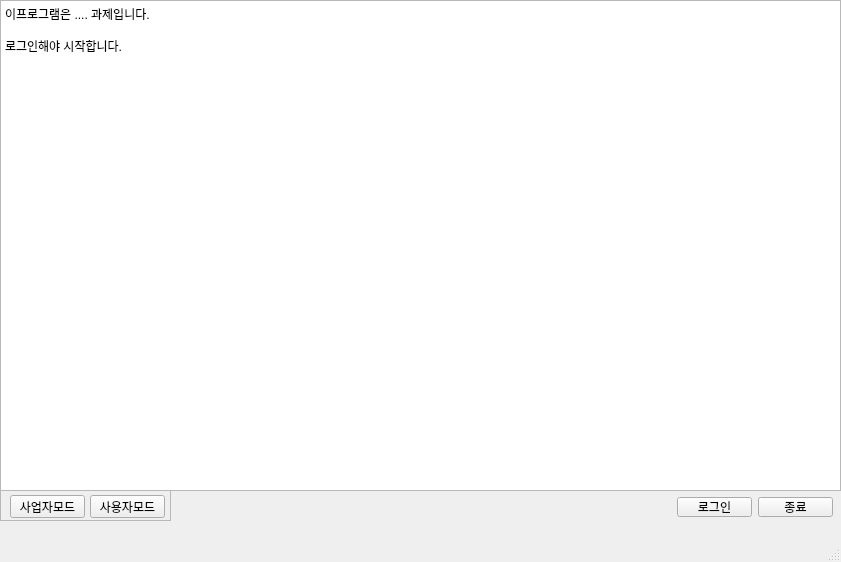
<?xml version="1.0" encoding="UTF-8"?>
<ui version="4.0">
 <class>MainWindow</class>
 <widget class="QMainWindow" name="MainWindow">
  <property name="geometry">
   <rect>
    <x>0</x>
    <y>0</y>
    <width>841</width>
    <height>562</height>
   </rect>
  </property>
  <property name="windowTitle">
   <string>MainWindow</string>
  </property>
  <widget class="QWidget" name="centralwidget">
   <widget class="QPushButton" name="Login">
    <property name="geometry">
     <rect>
      <x>677</x>
      <y>497</y>
      <width>75</width>
      <height>20</height>
     </rect>
    </property>
    <property name="text">
     <string>로그인</string>
    </property>
   </widget>
   <widget class="QPushButton" name="Exit">
    <property name="geometry">
     <rect>
      <x>758</x>
      <y>497</y>
      <width>75</width>
      <height>20</height>
     </rect>
    </property>
    <property name="text">
     <string>종료</string>
    </property>
   </widget>
   <widget class="QFrame" name="MainFrame">
    <property name="geometry">
     <rect>
      <x>0</x>
      <y>0</y>
      <width>841</width>
      <height>491</height>
     </rect>
    </property>
    <property name="frameShape">
     <enum>QFrame::StyledPanel</enum>
    </property>
    <property name="frameShadow">
     <enum>QFrame::Raised</enum>
    </property>
   </widget>
   <widget class="QTextBrowser" name="Info">
    <property name="geometry">
     <rect>
      <x>0</x>
      <y>0</y>
      <width>841</width>
      <height>491</height>
     </rect>
    </property>
    <property name="html">
     <string>&lt;!DOCTYPE HTML PUBLIC &quot;-//W3C//DTD HTML 4.0//EN&quot; &quot;http://www.w3.org/TR/REC-html40/strict.dtd&quot;&gt;
&lt;html&gt;&lt;head&gt;&lt;meta name=&quot;qrichtext&quot; content=&quot;1&quot; /&gt;&lt;style type=&quot;text/css&quot;&gt;
p, li { white-space: pre-wrap; }
&lt;/style&gt;&lt;/head&gt;&lt;body style=&quot; font-family:'Gulim'; font-size:9pt; font-weight:400; font-style:normal;&quot;&gt;
&lt;p style=&quot; margin-top:0px; margin-bottom:0px; margin-left:0px; margin-right:0px; -qt-block-indent:0; text-indent:0px;&quot;&gt;이프로그램은 .... 과제입니다. &lt;/p&gt;
&lt;p style=&quot;-qt-paragraph-type:empty; margin-top:0px; margin-bottom:0px; margin-left:0px; margin-right:0px; -qt-block-indent:0; text-indent:0px;&quot;&gt;&lt;br /&gt;&lt;/p&gt;
&lt;p style=&quot; margin-top:0px; margin-bottom:0px; margin-left:0px; margin-right:0px; -qt-block-indent:0; text-indent:0px;&quot;&gt;로그인해야 시작합니다. &lt;/p&gt;&lt;/body&gt;&lt;/html&gt;</string>
    </property>
   </widget>
   <widget class="QFrame" name="AdminFrame">
    <property name="geometry">
     <rect>
      <x>0</x>
      <y>490</y>
      <width>171</width>
      <height>31</height>
     </rect>
    </property>
    <property name="frameShape">
     <enum>QFrame::StyledPanel</enum>
    </property>
    <property name="frameShadow">
     <enum>QFrame::Raised</enum>
    </property>
    <widget class="QPushButton" name="ComMode">
     <property name="geometry">
      <rect>
       <x>10</x>
       <y>5</y>
       <width>75</width>
       <height>23</height>
      </rect>
     </property>
     <property name="text">
      <string>사업자모드</string>
     </property>
    </widget>
    <widget class="QPushButton" name="UserMode">
     <property name="geometry">
      <rect>
       <x>90</x>
       <y>5</y>
       <width>75</width>
       <height>23</height>
      </rect>
     </property>
     <property name="text">
      <string>사용자모드</string>
     </property>
    </widget>
   </widget>
  </widget>
  <widget class="QStatusBar" name="statusbar"/>
  <widget class="QMenuBar" name="menubar">
   <property name="geometry">
    <rect>
     <x>0</x>
     <y>0</y>
     <width>841</width>
     <height>21</height>
    </rect>
   </property>
  </widget>
 </widget>
 <resources/>
 <connections>
  <connection>
   <sender>Exit</sender>
   <signal>clicked()</signal>
   <receiver>MainWindow</receiver>
   <slot>close()</slot>
   <hints>
    <hint type="sourcelabel">
     <x>795</x>
     <y>527</y>
    </hint>
    <hint type="destinationlabel">
     <x>420</x>
     <y>280</y>
    </hint>
   </hints>
  </connection>
 </connections>
</ui>
